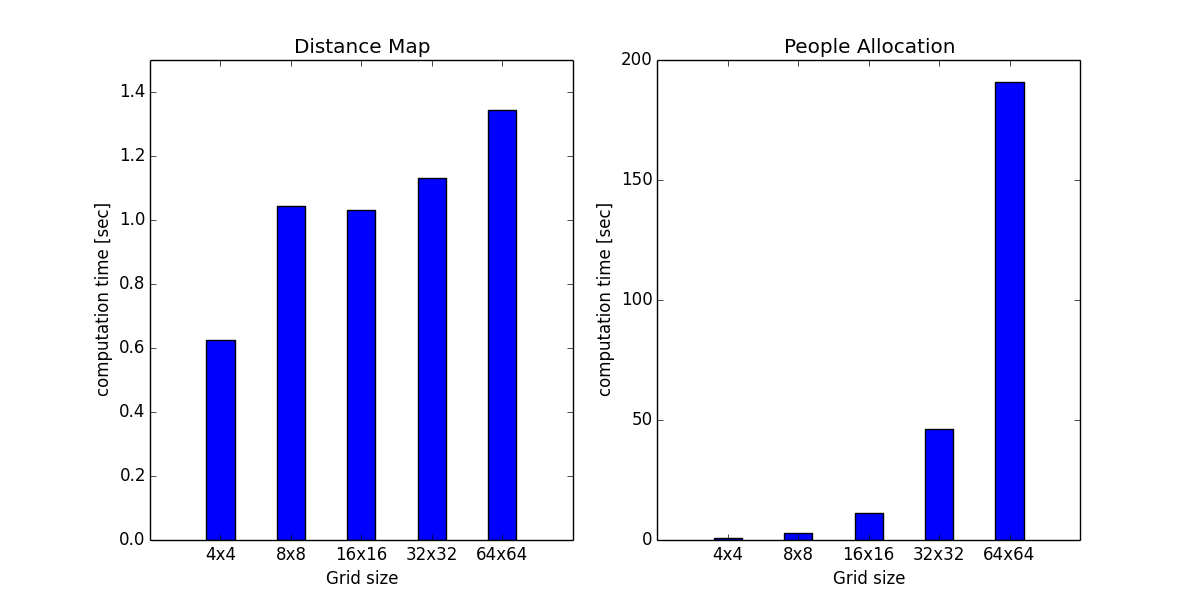

Generate this figure with Python:
#
# Draw score curve
#

from numpy import *
import pylab as plt
import sys



x_list = []

time_list = []
for line in open("computation_distance_map.txt", 'r'):
	time_list.append(float(line))
	
plt.figure(figsize=(12,6))

plt.subplot(1,2,1)
plt.bar(xrange(1, len(time_list) + 1), time_list, width=0.4, align="center")
plt.title("Distance Map")
plt.xticks([1,2,3,4,5], ["4x4","8x8","16x16","32x32","64x64"])

plt.ylim(0, 1.5);
plt.xlabel("Grid size");
plt.ylabel("computation time [sec]");

time_list = []
for line in open("computation_people_allocation.txt", 'r'):
	time_list.append(float(line))
	
plt.subplot(1,2,2)
plt.bar(xrange(1, len(time_list) + 1), time_list, width=0.4, align="center")
plt.title("People Allocation")
plt.xticks([1,2,3,4,5], ["4x4","8x8","16x16","32x32","64x64"])

plt.ylim(0, 200);
plt.xlabel("Grid size");
plt.ylabel("computation time [sec]");




plt.savefig("computation_time.png")
plt.show()